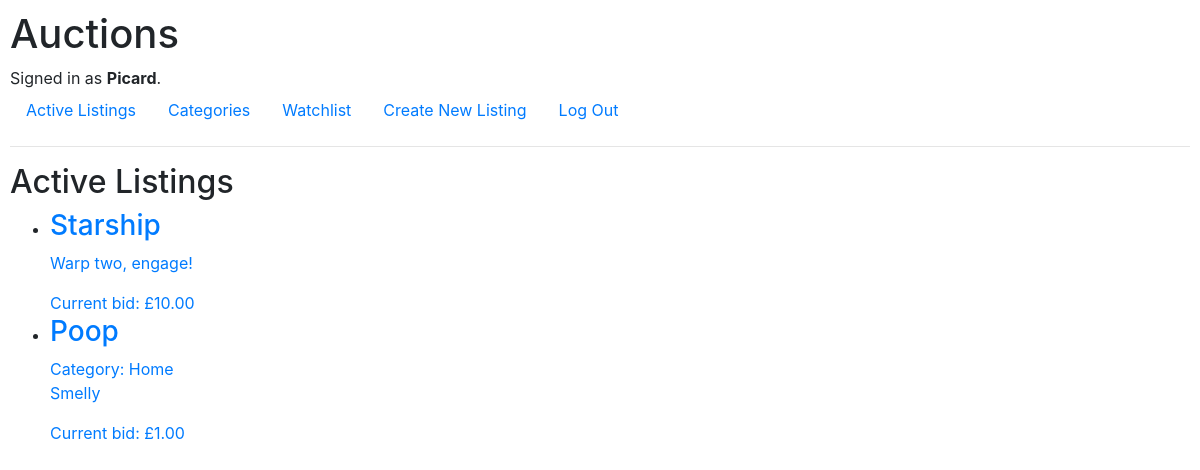
The page / (signed in) on the database its author committed.
### auctions/models.py (models this page shows)
class User(AbstractUser):
    pass

class Listing(models.Model):
    title = models.CharField(max_length=64, default="New Item")
    description = models.CharField(max_length=1500, null=True)
    current_bid = models.DecimalField(max_digits=17, decimal_places = 2, default = 1)
    image = models.URLField(max_length= 512, null=True, blank=True)
    category = models.CharField(max_length = 64, choices = categories, null=True, blank=True)
    seller = models.ForeignKey(User, on_delete=models.CASCADE, related_name="listings")
    closed = models.BooleanField(default="False")

### auctions/views.py (the view)
# urls.py: path("", views.index, name="index"),
def index(request):
    listings = Listing.objects.filter(closed="False")
    return render(request, "auctions/index.html", {
        "listings": listings,
        "heading": "Active Listings",
    })

### auctions/templates/auctions/index.html (shortened to what this page needs)
{% extends "auctions/layout.html" %}
{% block body %}
    <h2>{{heading}}</h2>
    <ul>
        {% if listings %}
            {% for listing in listings %}
                <li>
                    <a href = "{% url 'view_listing' listing_id=listing.pk %}">
                        <span style="display: block;">
                            <div>
                                <h3>{{listing.title}}</h3>
                                {% if listing.category %}
                                    <div>
                                        Category: {{listing.category}}
                                    </div>
                                {% endif %}
                                <div>
                                    <p>{{listing.description}}</p>
                                </div>
                                <div>
                                    Current bid: £{{listing.current_bid}}
                                </div>
                            </div>
                        </span>
                    </a>
                </li>
            {% endfor %}
        {% else %}
            <p>No listings currently available.</p>
        {% endif %}
    </ul>
{% endblock %}

### auctions/templates/auctions/layout.html (shortened to what this page needs)
{% load static %}
<!DOCTYPE html>
<html lang="en">
    <head>
        <link rel="stylesheet" href="https://stackpath.bootstrapcdn.com/bootstrap/4.4.1/css/bootstrap.min.css">
        <link href="{% static 'auctions/styles.css' %}" rel="stylesheet">
    </head>
    <body>
        <h1>Auctions</h1>
        <div>
            {% if user.is_authenticated %}
                Signed in as <strong>{{ user.username }}</strong>.
            {% else %}
                Not signed in.
            {% endif %}
        </div>
        <ul class="nav">
            <li class="nav-item">
                <a class="nav-link" href="{% url 'index' %}">Active Listings</a>
            </li>
            <li class="nav-item">
                <a class="nav-link" href="{% url 'select_category' %}">Categories</a>
            </li>
            {% if user.is_authenticated %}
                <li class="nav-item">
                    <a class="nav-link" href="{% url 'watchlist' %}">Watchlist</a>
                </li>
                <li class="nav-item">
                    <a class="nav-link"  href="{% url 'create_listing' %}">Create New Listing</a>
                </li>
                <li class="nav-item">
                    <a class="nav-link" href="{% url 'logout' %}">Log Out</a>
                </li>
            {% endif %}
        </ul>
        <hr>
        {% block body %}
        {% endblock %}
    </body>
</html>

### auctions/static/auctions/styles.css (style rules this page uses)
body { padding: 10px; }

### rows shown on the page
User: username "Picard"
Listing: title "Starship", description "Warp two, engage!", current_bid "10.00"
Listing: title "Poop", category "Home", description "Smelly", current_bid "1.00"

### other values the page prints
{{ heading }} "Active Listings"
